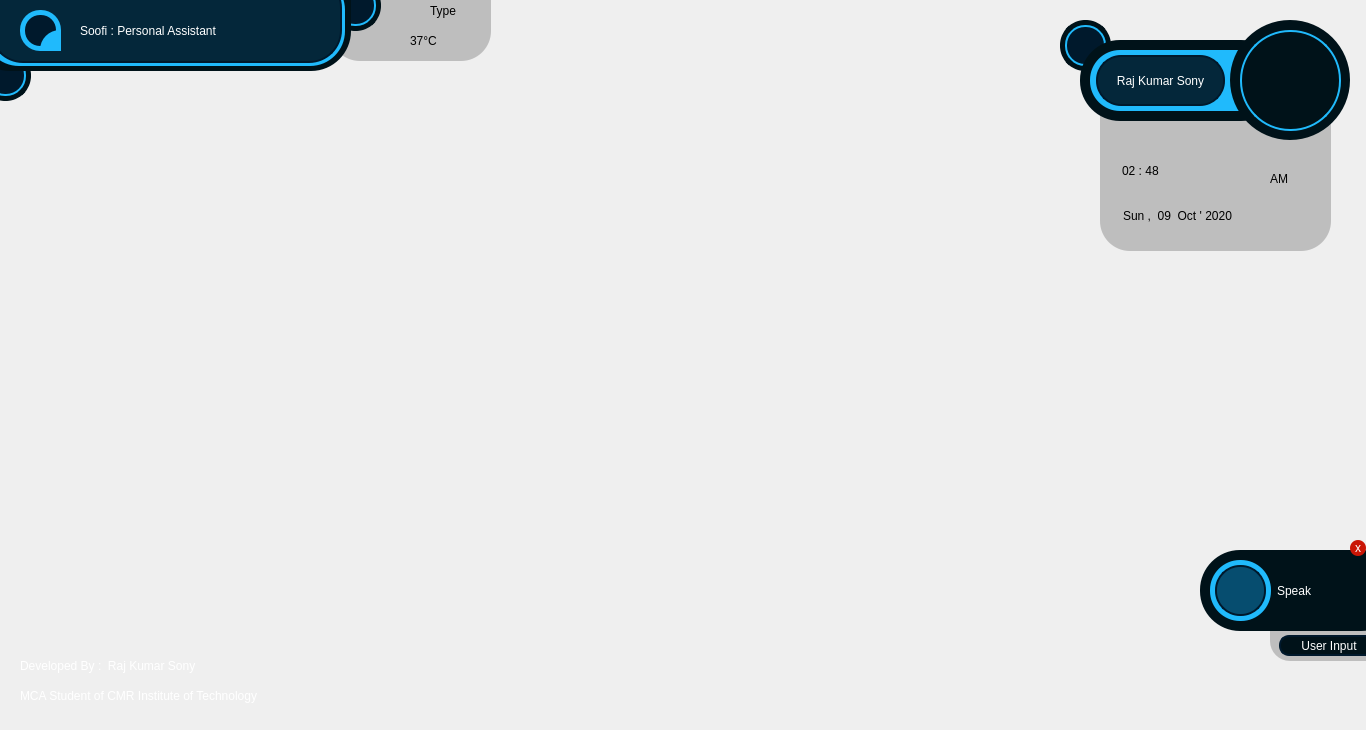
<?xml version="1.0" encoding="UTF-8"?>
<ui version="4.0">
 <class>Home</class>
 <widget class="QMainWindow" name="Home">
  <property name="geometry">
   <rect>
    <x>0</x>
    <y>0</y>
    <width>1366</width>
    <height>730</height>
   </rect>
  </property>
  <property name="windowTitle">
   <string>MainWindow</string>
  </property>
  <widget class="QWidget" name="centralwidget">
   <widget class="QFrame" name="container_6">
    <property name="geometry">
     <rect>
      <x>1200</x>
      <y>550</y>
      <width>201</width>
      <height>81</height>
     </rect>
    </property>
    <property name="styleSheet">
     <string notr="true">QFrame{
	background-color: rgb(0, 18, 25);
    border-radius: 40px;
}</string>
    </property>
    <property name="frameShape">
     <enum>QFrame::NoFrame</enum>
    </property>
    <property name="frameShadow">
     <enum>QFrame::Raised</enum>
    </property>
    <widget class="QFrame" name="circularBg_3">
     <property name="geometry">
      <rect>
       <x>10</x>
       <y>10</y>
       <width>61</width>
       <height>61</height>
      </rect>
     </property>
     <property name="styleSheet">
      <string notr="true">QFrame{
	border-radius: 30px;
	background-color: #20BAFC;
}</string>
     </property>
     <property name="frameShape">
      <enum>QFrame::NoFrame</enum>
     </property>
     <property name="frameShadow">
      <enum>QFrame::Raised</enum>
     </property>
     <widget class="QPushButton" name="speakbtn">
      <property name="geometry">
       <rect>
        <x>5</x>
        <y>5</y>
        <width>51</width>
        <height>51</height>
       </rect>
      </property>
      <property name="cursor">
       <cursorShape>PointingHandCursor</cursorShape>
      </property>
      <property name="styleSheet">
       <string notr="true">#speakbtn {
	border: 2px solid #00192C;
	border-radius: 25px;	
	image: url(:/Images/mic.png);
	;background-color: qconicalgradient(cx:0.5, cy:0.5, angle:90, stop:0.749 rgb(6,77,111), stop:0.750 rgb(6,77,111));
}
#speakbtn:hover {
	background-color:  rgb(4,39,58);
	border: 2px solid #00192C;
}
#speakbtn:pressed {	
	background-color:#00192C;
	border: 2px solid #00192C;
}</string>
      </property>
      <property name="text">
       <string/>
      </property>
     </widget>
    </widget>
    <widget class="QLabel" name="label">
     <property name="geometry">
      <rect>
       <x>77</x>
       <y>20</y>
       <width>91</width>
       <height>41</height>
      </rect>
     </property>
     <property name="styleSheet">
      <string notr="true">#label{
	font: 75 24pt &quot;Candara&quot;;
	color:#fff;
}</string>
     </property>
     <property name="text">
      <string>Speak</string>
     </property>
    </widget>
   </widget>
   <widget class="QFrame" name="circularBg_2">
    <property name="geometry">
     <rect>
      <x>1270</x>
      <y>610</y>
      <width>131</width>
      <height>51</height>
     </rect>
    </property>
    <property name="styleSheet">
     <string notr="true">QFrame{
	border-radius: 20px;
	background-color: rgba(77, 77, 77, 77);
}</string>
    </property>
    <property name="frameShape">
     <enum>QFrame::NoFrame</enum>
    </property>
    <property name="frameShadow">
     <enum>QFrame::Raised</enum>
    </property>
    <widget class="QPushButton" name="user_input">
     <property name="geometry">
      <rect>
       <x>9</x>
       <y>25</y>
       <width>100</width>
       <height>21</height>
      </rect>
     </property>
     <property name="minimumSize">
      <size>
       <width>0</width>
       <height>0</height>
      </size>
     </property>
     <property name="cursor">
      <cursorShape>PointingHandCursor</cursorShape>
     </property>
     <property name="styleSheet">
      <string notr="true">#user_input {
	border: 2px solid #00192C;
	border-radius: 10px;	
	background-color:  rgb(0, 18, 25);
	color: #fff;
}

#user_input:pressed {	
	background-color: #00192C;
	border: 2px solid #00192C;
}</string>
     </property>
     <property name="text">
      <string>User Input</string>
     </property>
    </widget>
   </widget>
   <widget class="QFrame" name="container_7">
    <property name="geometry">
     <rect>
      <x>1080</x>
      <y>40</y>
      <width>201</width>
      <height>81</height>
     </rect>
    </property>
    <property name="styleSheet">
     <string notr="true">QFrame{
	background-color: rgb(0, 18, 25);
    border-radius: 40px;
}</string>
    </property>
    <property name="frameShape">
     <enum>QFrame::NoFrame</enum>
    </property>
    <property name="frameShadow">
     <enum>QFrame::Raised</enum>
    </property>
    <widget class="QLabel" name="label_2">
     <property name="geometry">
      <rect>
       <x>77</x>
       <y>20</y>
       <width>91</width>
       <height>41</height>
      </rect>
     </property>
     <property name="styleSheet">
      <string notr="true">#label{
	font: 75 24pt &quot;Candara&quot;;
	color:#fff;
}</string>
     </property>
     <property name="text">
      <string>Speak</string>
     </property>
    </widget>
    <widget class="QFrame" name="circularBg_5">
     <property name="geometry">
      <rect>
       <x>10</x>
       <y>10</y>
       <width>181</width>
       <height>61</height>
      </rect>
     </property>
     <property name="styleSheet">
      <string notr="true">QFrame{
	border-radius: 30px;
	background-color: #20BAFC;
}</string>
     </property>
     <property name="frameShape">
      <enum>QFrame::NoFrame</enum>
     </property>
     <property name="frameShadow">
      <enum>QFrame::Raised</enum>
     </property>
     <widget class="QPushButton" name="pushButton_3">
      <property name="geometry">
       <rect>
        <x>6</x>
        <y>5</y>
        <width>129</width>
        <height>51</height>
       </rect>
      </property>
      <property name="cursor">
       <cursorShape>PointingHandCursor</cursorShape>
      </property>
      <property name="styleSheet">
       <string notr="true">#pushButton_3 {
	border: 2px solid #00192C;
	border-radius: 25px;	
	background-color: rgb(4,39,58);
	
	font: 10pt &quot;Leelawadee UI&quot;;
	color: #fff;
}
#pushButton_3:hover {
	background-color:  #00192C;
	border: 2px solid #00192C;
}
#pushButton_3:pressed {	
	background-color: #000;
	border: 2px solid #00192C;
}</string>
      </property>
      <property name="text">
       <string>Raj Kumar Sony</string>
      </property>
     </widget>
    </widget>
   </widget>
   <widget class="QFrame" name="circularBg_4">
    <property name="geometry">
     <rect>
      <x>1100</x>
      <y>70</y>
      <width>231</width>
      <height>181</height>
     </rect>
    </property>
    <property name="styleSheet">
     <string notr="true">QFrame{
	border-radius: 30px;
	background-color: rgba(77, 77, 77, 77);
}</string>
    </property>
    <property name="frameShape">
     <enum>QFrame::NoFrame</enum>
    </property>
    <property name="frameShadow">
     <enum>QFrame::Raised</enum>
    </property>
   </widget>
   <widget class="QFrame" name="frame_3">
    <property name="geometry">
     <rect>
      <x>1240</x>
      <y>30</y>
      <width>101</width>
      <height>101</height>
     </rect>
    </property>
    <property name="styleSheet">
     <string notr="true">#frame_3{
	image: url(:/Images/pic.png);
	border-radius: 50px;
    border:2px solid #20BAFC;
}</string>
    </property>
    <property name="frameShape">
     <enum>QFrame::StyledPanel</enum>
    </property>
    <property name="frameShadow">
     <enum>QFrame::Raised</enum>
    </property>
   </widget>
   <widget class="QPushButton" name="closebtn">
    <property name="enabled">
     <bool>true</bool>
    </property>
    <property name="geometry">
     <rect>
      <x>1350</x>
      <y>540</y>
      <width>16</width>
      <height>16</height>
     </rect>
    </property>
    <property name="cursor">
     <cursorShape>PointingHandCursor</cursorShape>
    </property>
    <property name="toolTip">
     <string>Close</string>
    </property>
    <property name="styleSheet">
     <string notr="true">QPushButton {
	font: 8pt &quot;Comic Sans MS&quot;;
	border: none;
	border-radius: 8px;		
	background-color: #ca1606;

	font: 25 8pt &quot;Microsoft YaHei UI Light&quot;;
    color: #fff;
}
QPushButton:hover {		
	background-color: rgb(255, 0, 0);
}</string>
    </property>
    <property name="text">
     <string>x</string>
    </property>
   </widget>
   <widget class="QFrame" name="frame_29">
    <property name="geometry">
     <rect>
      <x>1230</x>
      <y>20</y>
      <width>120</width>
      <height>120</height>
     </rect>
    </property>
    <property name="styleSheet">
     <string notr="true">border-radius:60px;
background-color:rgb(0, 18, 25);</string>
    </property>
    <property name="frameShape">
     <enum>QFrame::StyledPanel</enum>
    </property>
    <property name="frameShadow">
     <enum>QFrame::Raised</enum>
    </property>
   </widget>
   <widget class="QFrame" name="frame_31">
    <property name="geometry">
     <rect>
      <x>1060</x>
      <y>20</y>
      <width>51</width>
      <height>51</height>
     </rect>
    </property>
    <property name="styleSheet">
     <string notr="true">#frame_31{
     border-radius:25px;
     background-color: #20BAFC;
	 border:5px solid rgb(0, 18, 25);
}
</string>
    </property>
    <property name="frameShape">
     <enum>QFrame::StyledPanel</enum>
    </property>
    <property name="frameShadow">
     <enum>QFrame::Raised</enum>
    </property>
    <widget class="QFrame" name="frame_32">
     <property name="geometry">
      <rect>
       <x>7</x>
       <y>7</y>
       <width>37</width>
       <height>37</height>
      </rect>
     </property>
     <property name="styleSheet">
      <string notr="true">#frame_32 {
	border-radius: 18px;	
	;background-color: #00192C;
}
</string>
     </property>
     <property name="frameShape">
      <enum>QFrame::StyledPanel</enum>
     </property>
     <property name="frameShadow">
      <enum>QFrame::Raised</enum>
     </property>
    </widget>
   </widget>
   <widget class="QFrame" name="container_8">
    <property name="geometry">
     <rect>
      <x>-30</x>
      <y>-40</y>
      <width>381</width>
      <height>111</height>
     </rect>
    </property>
    <property name="styleSheet">
     <string notr="true">QFrame{
	background-color: rgb(0, 18, 25);
    border-radius: 40px;
}</string>
    </property>
    <property name="frameShape">
     <enum>QFrame::NoFrame</enum>
    </property>
    <property name="frameShadow">
     <enum>QFrame::Raised</enum>
    </property>
    <widget class="QLabel" name="label_4">
     <property name="geometry">
      <rect>
       <x>77</x>
       <y>20</y>
       <width>91</width>
       <height>41</height>
      </rect>
     </property>
     <property name="styleSheet">
      <string notr="true">#label{
	font: 75 24pt &quot;Candara&quot;;
	color:#fff;
}</string>
     </property>
     <property name="text">
      <string>Speak</string>
     </property>
    </widget>
    <widget class="QFrame" name="circularBg_6">
     <property name="geometry">
      <rect>
       <x>14</x>
       <y>15</y>
       <width>361</width>
       <height>91</height>
      </rect>
     </property>
     <property name="styleSheet">
      <string notr="true">QFrame{
	border-radius: 35px;
	background-color: #20BAFC;
}</string>
     </property>
     <property name="frameShape">
      <enum>QFrame::NoFrame</enum>
     </property>
     <property name="frameShadow">
      <enum>QFrame::Raised</enum>
     </property>
     <widget class="QFrame" name="circularBg_7">
      <property name="geometry">
       <rect>
        <x>6</x>
        <y>0</y>
        <width>352</width>
        <height>88</height>
       </rect>
      </property>
      <property name="styleSheet">
       <string notr="true">#circularBg_7 {
	border: 2px solid #00192C;
	border-radius: 33px;	
	background-color: rgb(4,39,58);
	
	font: 10pt &quot;Leelawadee UI&quot;;
	color: #fff;
}</string>
      </property>
      <property name="frameShape">
       <enum>QFrame::NoFrame</enum>
      </property>
      <property name="frameShadow">
       <enum>QFrame::Raised</enum>
      </property>
     </widget>
    </widget>
   </widget>
   <widget class="QFrame" name="frame_33">
    <property name="geometry">
     <rect>
      <x>330</x>
      <y>-20</y>
      <width>51</width>
      <height>51</height>
     </rect>
    </property>
    <property name="styleSheet">
     <string notr="true">#frame_33{
     border-radius:25px;
     background-color: #20BAFC;
	 border:5px solid rgb(0, 18, 25);
}
</string>
    </property>
    <property name="frameShape">
     <enum>QFrame::StyledPanel</enum>
    </property>
    <property name="frameShadow">
     <enum>QFrame::Raised</enum>
    </property>
    <widget class="QFrame" name="frame_35">
     <property name="geometry">
      <rect>
       <x>7</x>
       <y>7</y>
       <width>37</width>
       <height>37</height>
      </rect>
     </property>
     <property name="styleSheet">
      <string notr="true">#frame_35 {
	border-radius: 18px;	
	;background-color: #00192C;
}
</string>
     </property>
     <property name="frameShape">
      <enum>QFrame::StyledPanel</enum>
     </property>
     <property name="frameShadow">
      <enum>QFrame::Raised</enum>
     </property>
    </widget>
   </widget>
   <widget class="QFrame" name="frame_36">
    <property name="geometry">
     <rect>
      <x>-20</x>
      <y>50</y>
      <width>51</width>
      <height>51</height>
     </rect>
    </property>
    <property name="styleSheet">
     <string notr="true">#frame_36{
     border-radius:25px;
     background-color: #20BAFC;
	 border:5px solid rgb(0, 18, 25);
}
</string>
    </property>
    <property name="frameShape">
     <enum>QFrame::StyledPanel</enum>
    </property>
    <property name="frameShadow">
     <enum>QFrame::Raised</enum>
    </property>
    <widget class="QFrame" name="frame_37">
     <property name="geometry">
      <rect>
       <x>7</x>
       <y>7</y>
       <width>37</width>
       <height>37</height>
      </rect>
     </property>
     <property name="styleSheet">
      <string notr="true">#frame_37 {
	border-radius: 18px;	
	;background-color: #00192C;
}
</string>
     </property>
     <property name="frameShape">
      <enum>QFrame::StyledPanel</enum>
     </property>
     <property name="frameShadow">
      <enum>QFrame::Raised</enum>
     </property>
    </widget>
   </widget>
   <widget class="QLabel" name="label_5">
    <property name="geometry">
     <rect>
      <x>80</x>
      <y>10</y>
      <width>241</width>
      <height>41</height>
     </rect>
    </property>
    <property name="styleSheet">
     <string notr="true">#label_5{
	font: 16pt &quot;Segoe UI&quot;;
	color: #fff;
}</string>
    </property>
    <property name="text">
     <string>Soofi : Personal Assistant</string>
    </property>
   </widget>
   <widget class="QFrame" name="frame_42">
    <property name="geometry">
     <rect>
      <x>20</x>
      <y>10</y>
      <width>41</width>
      <height>41</height>
     </rect>
    </property>
    <property name="styleSheet">
     <string notr="true">border-radius:20px;
background-color:#20BAFC;</string>
    </property>
    <property name="frameShape">
     <enum>QFrame::StyledPanel</enum>
    </property>
    <property name="frameShadow">
     <enum>QFrame::Raised</enum>
    </property>
    <widget class="QFrame" name="frame_43">
     <property name="geometry">
      <rect>
       <x>5</x>
       <y>5</y>
       <width>31</width>
       <height>31</height>
      </rect>
     </property>
     <property name="styleSheet">
      <string notr="true">border-radius:15px;
background-color: #00192C;</string>
     </property>
     <property name="frameShape">
      <enum>QFrame::StyledPanel</enum>
     </property>
     <property name="frameShadow">
      <enum>QFrame::Raised</enum>
     </property>
    </widget>
    <widget class="QFrame" name="frame_44">
     <property name="geometry">
      <rect>
       <x>20</x>
       <y>20</y>
       <width>41</width>
       <height>41</height>
      </rect>
     </property>
     <property name="styleSheet">
      <string notr="true">border-radius:20px;
background-color:#20BAFC;</string>
     </property>
     <property name="frameShape">
      <enum>QFrame::StyledPanel</enum>
     </property>
     <property name="frameShadow">
      <enum>QFrame::Raised</enum>
     </property>
    </widget>
   </widget>
   <widget class="QLabel" name="ui_time">
    <property name="geometry">
     <rect>
      <x>1122</x>
      <y>140</y>
      <width>151</width>
      <height>61</height>
     </rect>
    </property>
    <property name="layoutDirection">
     <enum>Qt::LeftToRight</enum>
    </property>
    <property name="styleSheet">
     <string notr="true">#ui_time{
	
	font: 25 36pt &quot;Bahnschrift Light&quot;;
	color: #000;
	alignment:right;
}</string>
    </property>
    <property name="text">
     <string>02 : 48</string>
    </property>
   </widget>
   <widget class="QLabel" name="period">
    <property name="geometry">
     <rect>
      <x>1270</x>
      <y>163</y>
      <width>41</width>
      <height>31</height>
     </rect>
    </property>
    <property name="styleSheet">
     <string notr="true">#period{
	
	font: 25 18pt &quot;Bahnschrift Light&quot;;
	color : #000;
}</string>
    </property>
    <property name="text">
     <string>AM</string>
    </property>
   </widget>
   <widget class="QLabel" name="ui_date">
    <property name="geometry">
     <rect>
      <x>1123</x>
      <y>200</y>
      <width>195</width>
      <height>31</height>
     </rect>
    </property>
    <property name="styleSheet">
     <string notr="true">#ui_date{
	
	font: 25 16pt &quot;Bahnschrift Light&quot;;
	color: #000;
}</string>
    </property>
    <property name="text">
     <string>Sun ,  09  Oct ' 2020</string>
    </property>
   </widget>
   <widget class="QFrame" name="circularBg_8">
    <property name="geometry">
     <rect>
      <x>330</x>
      <y>-50</y>
      <width>161</width>
      <height>111</height>
     </rect>
    </property>
    <property name="styleSheet">
     <string notr="true">QFrame{
	border-radius: 30px;
	background-color: rgba(77, 77, 77, 77);
}</string>
    </property>
    <property name="frameShape">
     <enum>QFrame::NoFrame</enum>
    </property>
    <property name="frameShadow">
     <enum>QFrame::Raised</enum>
    </property>
   </widget>
   <widget class="QLabel" name="tempareture">
    <property name="geometry">
     <rect>
      <x>410</x>
      <y>20</y>
      <width>81</width>
      <height>41</height>
     </rect>
    </property>
    <property name="styleSheet">
     <string notr="true">#tempareture{
	
	font: 25 24pt &quot;Bahnschrift Light&quot;;
	color:  #000;
}</string>
    </property>
    <property name="text">
     <string>37°C</string>
    </property>
   </widget>
   <widget class="QLabel" name="weathertype">
    <property name="geometry">
     <rect>
      <x>430</x>
      <y>-5</y>
      <width>41</width>
      <height>31</height>
     </rect>
    </property>
    <property name="layoutDirection">
     <enum>Qt::RightToLeft</enum>
    </property>
    <property name="styleSheet">
     <string notr="true">#weathertype{
	
	font: 12pt &quot;Calibri&quot;;
	color:  #000;
}
</string>
    </property>
    <property name="text">
     <string>Type</string>
    </property>
   </widget>
   <widget class="QLabel" name="label_12">
    <property name="geometry">
     <rect>
      <x>20</x>
      <y>650</y>
      <width>251</width>
      <height>31</height>
     </rect>
    </property>
    <property name="styleSheet">
     <string notr="true">
font: 12pt &quot;Calibri&quot;;
color: #fff;</string>
    </property>
    <property name="text">
     <string>Developed By :  Raj Kumar Sony</string>
    </property>
   </widget>
   <widget class="QLabel" name="label_15">
    <property name="geometry">
     <rect>
      <x>20</x>
      <y>680</y>
      <width>251</width>
      <height>31</height>
     </rect>
    </property>
    <property name="styleSheet">
     <string notr="true">
font: 10pt &quot;Calibri&quot;;
color: #fff;</string>
    </property>
    <property name="text">
     <string>MCA Student of CMR Institute of Technology</string>
    </property>
   </widget>
   <widget class="QLabel" name="status">
    <property name="geometry">
     <rect>
      <x>1235</x>
      <y>521</y>
      <width>131</width>
      <height>20</height>
     </rect>
    </property>
    <property name="styleSheet">
     <string notr="true">#status{
	
	font: 12pt &quot;Bahnschrift SemiLight&quot;;
	color: #000;
}</string>
    </property>
    <property name="text">
     <string/>
    </property>
   </widget>
   <widget class="QLabel" name="label_3">
    <property name="geometry">
     <rect>
      <x>370</x>
      <y>28</y>
      <width>41</width>
      <height>31</height>
     </rect>
    </property>
    <property name="styleSheet">
     <string notr="true">#label_3{
	image: url(:/Images/cloud.png);
}</string>
    </property>
    <property name="text">
     <string/>
    </property>
   </widget>
   <zorder>circularBg_8</zorder>
   <zorder>circularBg_4</zorder>
   <zorder>frame_31</zorder>
   <zorder>container_7</zorder>
   <zorder>frame_29</zorder>
   <zorder>circularBg_2</zorder>
   <zorder>container_6</zorder>
   <zorder>closebtn</zorder>
   <zorder>frame_3</zorder>
   <zorder>frame_33</zorder>
   <zorder>frame_36</zorder>
   <zorder>container_8</zorder>
   <zorder>label_5</zorder>
   <zorder>frame_42</zorder>
   <zorder>ui_time</zorder>
   <zorder>period</zorder>
   <zorder>ui_date</zorder>
   <zorder>tempareture</zorder>
   <zorder>weathertype</zorder>
   <zorder>label_12</zorder>
   <zorder>label_15</zorder>
   <zorder>status</zorder>
   <zorder>label_3</zorder>
  </widget>
 </widget>
 <resources>
  <include location="../images/image.qrc"/>
 </resources>
 <connections/>
</ui>
